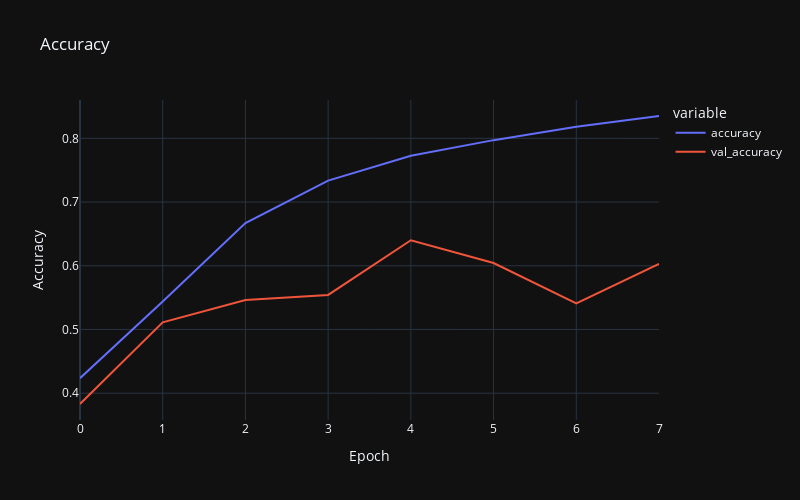
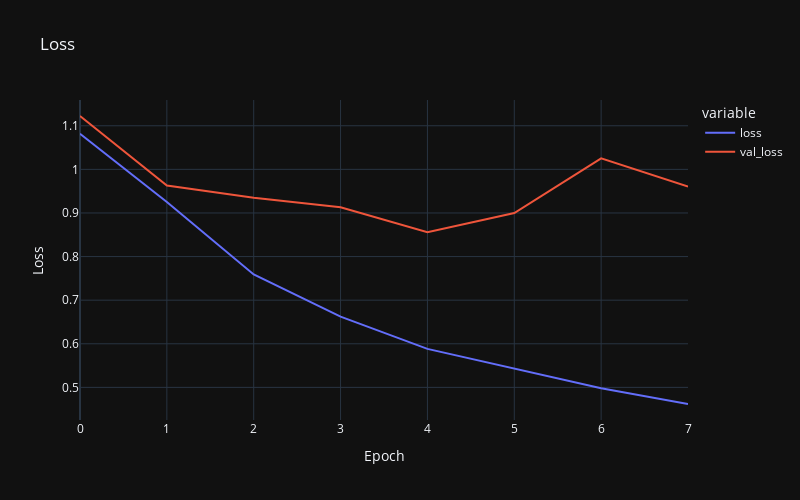

Write notebook code for charts like these, in order.
### Markdown cell above
### Training Performance

### Code cell
# visualize the training progress
# plot the graph of loss and accuracy epoch-by-epoch

# create a dataframe for the training history
history_df = pd.DataFrame(history.history)
display(history_df)

# subset the accuracy and loss dataframe from the history_df
accuracy_df = history_df[['accuracy','val_accuracy']]
loss_df = history_df[['loss','val_loss']]

# visualize the accuracy during training progress
fig = px.line(accuracy_df, width=800, height=500, template='plotly_dark', title='Accuracy')

fig.update_layout(
    xaxis = dict(
        title = 'Epoch'
    ),
    yaxis = dict(
        title = 'Accuracy'
    )
)

fig.show()

# visualize the loss during training progress
fig = px.line(loss_df, width = 800, height=500, template='plotly_dark', title='Loss')

fig.update_layout(
    xaxis = dict(
        title = 'Epoch'
    ),
    yaxis = dict(
        title = 'Loss'
    )
)

fig.show()

### Figure 1 — Plotly figure (JSON) as saved in the notebook; plotly's stock layout.template omitted (floating-point values rounded to 4 significant figures)
{"data": [{"hovertemplate": "variable=accuracy<br>index=%{x}<br>value=%{y}<extra></extra>", "legendgroup": "accuracy", "line": {"color": "#636efa", "dash": "solid"}, "marker": {"symbol": "circle"}, "mode": "lines", "name": "accuracy", "orientation": "v", "showlegend": true, "type": "scatter", "x": [0, 1, 2, 3, 4, 5, 6, 7], "xaxis": "x", "y": [0.4235, 0.544, 0.6669, 0.7336, 0.7726, 0.7972, 0.8184, 0.8351], "yaxis": "y"}, {"hovertemplate": "variable=val_accuracy<br>index=%{x}<br>value=%{y}<extra></extra>", "legendgroup": "val_accuracy", "line": {"color": "#EF553B", "dash": "solid"}, "marker": {"symbol": "circle"}, "mode": "lines", "name": "val_accuracy", "orientation": "v", "showlegend": true, "type": "scatter", "x": [0, 1, 2, 3, 4, 5, 6, 7], "xaxis": "x", "y": [0.383, 0.5111, 0.5464, 0.5542, 0.6401, 0.6043, 0.5408, 0.603], "yaxis": "y"}], "layout": {"height": 500, "legend": {"title": {"text": "variable"}, "tracegroupgap": 0}, "title": {"text": "Accuracy"}, "width": 800, "xaxis": {"anchor": "y", "autorange": true, "domain": [0, 1], "range": [0, 7], "title": {"text": "Epoch"}, "type": "linear"}, "yaxis": {"anchor": "x", "autorange": true, "domain": [0, 1], "range": [0.3579, 0.8602], "title": {"text": "Accuracy"}, "type": "linear"}}}

### Figure 2 — Plotly figure (JSON) as saved in the notebook; plotly's stock layout.template omitted (floating-point values rounded to 4 significant figures)
{"data": [{"hovertemplate": "variable=loss<br>index=%{x}<br>value=%{y}<extra></extra>", "legendgroup": "loss", "line": {"color": "#636efa", "dash": "solid"}, "marker": {"symbol": "circle"}, "mode": "lines", "name": "loss", "orientation": "v", "showlegend": true, "type": "scatter", "x": [0, 1, 2, 3, 4, 5, 6, 7], "xaxis": "x", "y": [1.082, 0.9253, 0.759, 0.6622, 0.5883, 0.5428, 0.4978, 0.4619], "yaxis": "y"}, {"hovertemplate": "variable=val_loss<br>index=%{x}<br>value=%{y}<extra></extra>", "legendgroup": "val_loss", "line": {"color": "#EF553B", "dash": "solid"}, "marker": {"symbol": "circle"}, "mode": "lines", "name": "val_loss", "orientation": "v", "showlegend": true, "type": "scatter", "x": [0, 1, 2, 3, 4, 5, 6, 7], "xaxis": "x", "y": [1.122, 0.9631, 0.9347, 0.9129, 0.8561, 0.9, 1.025, 0.9603], "yaxis": "y"}], "layout": {"height": 500, "legend": {"title": {"text": "variable"}, "tracegroupgap": 0}, "title": {"text": "Loss"}, "width": 800, "xaxis": {"anchor": "y", "autorange": true, "domain": [0, 1], "range": [0, 7], "title": {"text": "Epoch"}, "type": "linear"}, "yaxis": {"anchor": "x", "autorange": true, "domain": [0, 1], "range": [0.4252, 1.159], "title": {"text": "Loss"}, "type": "linear"}}}
